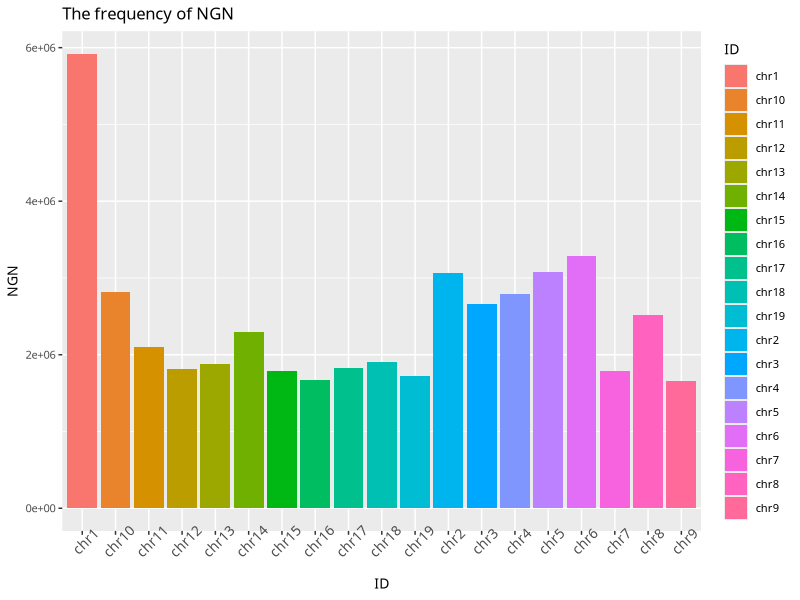
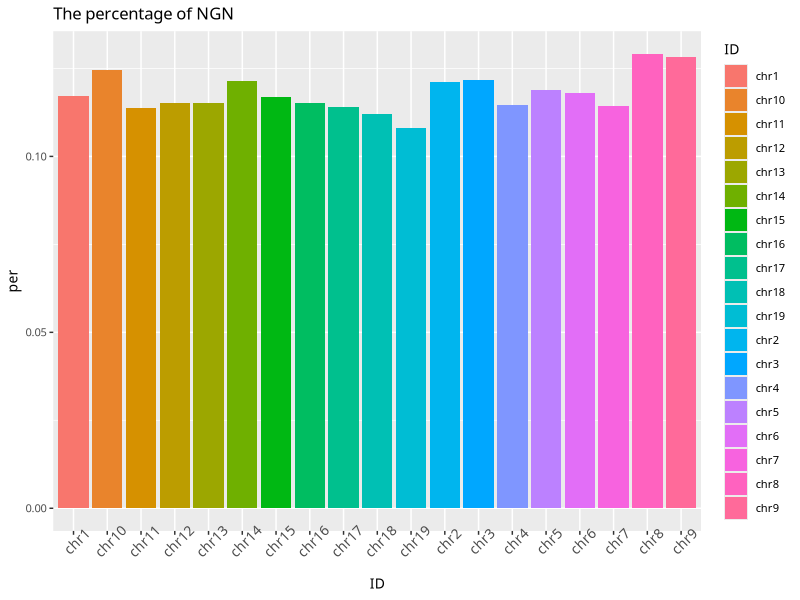

R code for these plots, in order:
############################################
# The statistic figure for the NGN detection
# By Zongrui Dai: dzr17723980497@gmail.com
############################################
library(ggplot2)
library(reshape2)
setwd('D:/test')
d<-read.csv('NGN.csv')
chr19<-d[1:19,]
ID<-c('chr1','chr2','chr3','chr4','chr5','chr6',
      'chr7','chr8','chr9','chr10','chr11','chr12',
      'chr13','chr14','chr15','chr16','chr17','chr18',
      'chr19')
chr19$ID<-as.factor(ID)

ggplot(chr19,aes(x=ID,y=NGN))+
  geom_bar(stat = 'identity',aes(fill = ID),width = 0.9) +
  theme(text=element_text(family="Songti SC",size=10), #设置文字的字体字号（设置字体是为了确保汉字可以显示，字号和加粗请随意）
        axis.text.x = element_text(size=10,angle=45))+
  ggtitle('The frequency of NGN')

chr19$per<-chr19$NGN/chr19$Length
ggplot(chr19,aes(x=ID,y=per))+
  geom_bar(stat = 'identity',aes(fill = ID),width = 0.9) +
  theme(text=element_text(family="Songti SC",size=10), #设置文字的字体字号（设置字体是为了确保汉字可以显示，字号和加粗请随意）
        axis.text.x = element_text(size=10,angle=45))+
  ggtitle('The percentage of NGN')

